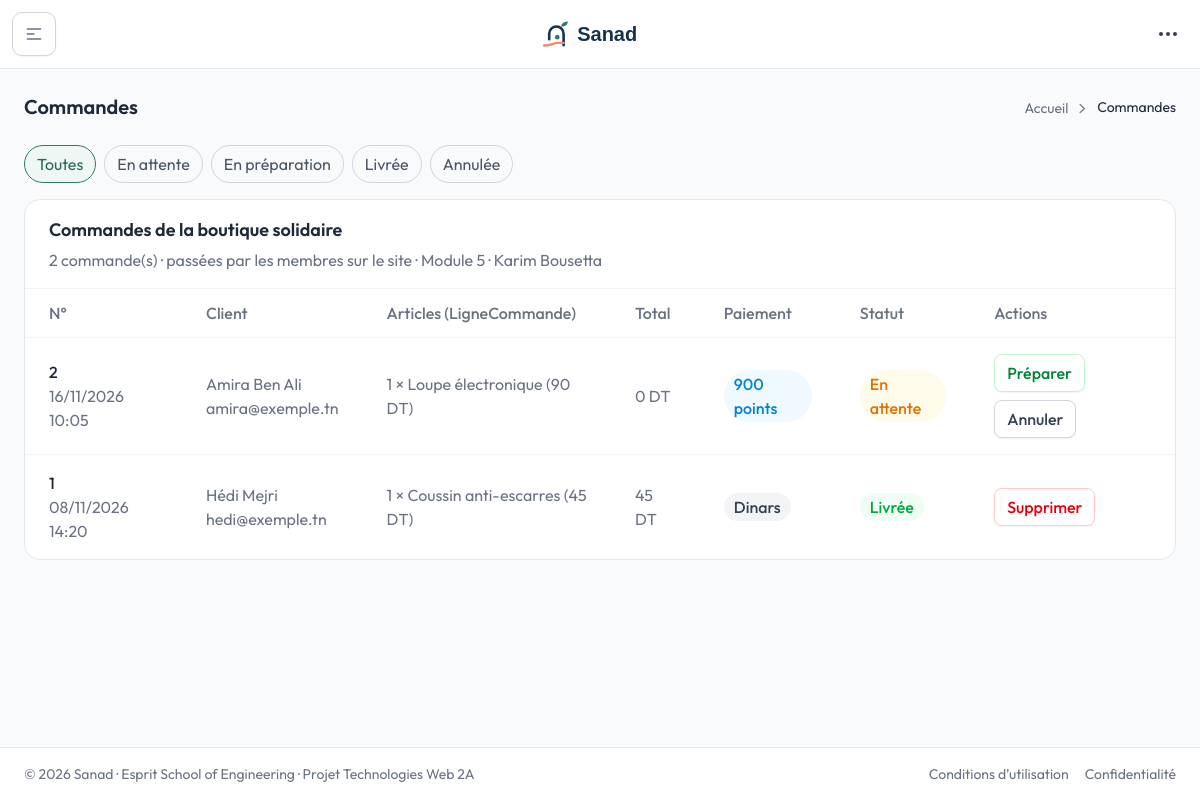
Screenshot of /backoffice/index.php?page=commandes (signed in) with the database file from the repository.
### tables this page shows
CREATE TABLE commande (
  id INT AUTO_INCREMENT PRIMARY KEY,
  dateCommande DATETIME NOT NULL DEFAULT CURRENT_TIMESTAMP,
  montantTotal DECIMAL(10,2) NOT NULL DEFAULT 0,
  pointsUtilises INT NOT NULL DEFAULT 0,
  statut ENUM('en_attente','preparation','livree','annulee') NOT NULL DEFAULT 'en_attente',
  utilisateurId INT NOT NULL,
  CONSTRAINT fk_commande_utilisateur FOREIGN KEY (utilisateurId) REFERENCES utilisateur(id) ON DELETE RESTRICT
);

CREATE TABLE ligneCommande (
  commandeId INT NOT NULL,
  produitId INT NOT NULL,
  quantite INT NOT NULL DEFAULT 1,
  prixUnitaire DECIMAL(10,2) NOT NULL,
  PRIMARY KEY (commandeId, produitId),
  CONSTRAINT fk_ligne_commande FOREIGN KEY (commandeId) REFERENCES commande(id) ON DELETE CASCADE,
  CONSTRAINT fk_ligne_produit FOREIGN KEY (produitId) REFERENCES produit(id) ON DELETE RESTRICT
);

CREATE TABLE produit (
  id INT AUTO_INCREMENT PRIMARY KEY,
  nom VARCHAR(100) NOT NULL,
  description TEXT NOT NULL,
  etat ENUM('Reconditionné','Don') NOT NULL DEFAULT 'Reconditionné',
  prix DECIMAL(10,2) NOT NULL DEFAULT 0,
  stock INT NOT NULL DEFAULT 0,
  poidsKg DECIMAL(10,2) NULL
);

### backoffice/Controllers/Controller.php (called while the page is built, shortened)
<?php
abstract class Controller
{
    protected function render(string $view, array $data = [], ?string $scriptsView = null): void
    {
        $content      = $this->capture(__DIR__ . '/../Views/' . $view . '.php', $data);
        require_once __DIR__ . '/../Views/includes/layout.php';
    }
    protected function capture(string $file, array $data = []): string
    {
        extract($data);
        require $file;
        return (string) ob_get_clean();
    }
}

### backoffice/Controllers/CommandeController.php (called while the page is built, shortened)
<?php
class CommandeController extends Controller
{
    private PDO $db;
    public function __construct()
    {
        $this->db = Database::getConnexion();
    }
    public function index(): void
    {
        $statut = (string) ($_GET['statut'] ?? '');
        if (!array_key_exists($statut, Commande::STATUTS)) {
            $statut = '';
        }
        $sql = 'SELECT c.*, u.prenom, u.nom, u.email FROM commande c INNER JOIN utilisateur u ON u.id = c.utilisateurId';
        $params = [];
        $stmt = $this->db->prepare($sql . ' ORDER BY c.dateCommande DESC');
        $stmt->execute($params);
        $lignes = [];
        $detail = $this->db->prepare('SELECT lc.quantite, lc.prixUnitaire, p.nom FROM ligneCommande lc INNER JOIN produit p ON p.id = lc.produitId WHERE lc.commandeId = :id');
        foreach ($stmt->fetchAll() as $r) {
            $detail->execute(['id' => $r['id']]);
            $lignes[] = ['commande' => Commande::fromArray($r), 'client' => trim($r['prenom'] . ' ' . $r['nom']), 'email' => $r['email'], 'articles' => $detail->fetchAll()];
        }
        $this->render('commandes', ['lignes' => $lignes, 'statut' => $statut, 'csrfToken' => $this->csrf(), 'flash' => AuthController::prendreFlash()]);
    }
}

### backoffice/index.php (called while the page is built, shortened)
<?php
require_once __DIR__ . '/config.php';
require_once __DIR__ . '/Controllers/Controller.php';
require_once __DIR__ . '/Views/includes/helpers.php';
$page = (string) ($_GET['page'] ?? 'dashboard');
[$controller, $action] = $routes[$page];
(new $controller())->$action();

### backoffice/config.php (called while the page is built, shortened)
<?php
class Database
{
    private static ?PDO $pdo = null;
    public static function getConnexion(): PDO
    {
        if (self::$pdo === null) {
            try {
                self::$pdo = new PDO(
                    'mysql:host=' . self::HOST . ';dbname=' . self::DBNAME . ';charset=utf8mb4',
                    self::USER,
                    self::PASSWORD,
                    [
                        PDO::ATTR_ERRMODE            => PDO::ERRMODE_EXCEPTION,
                        PDO::ATTR_DEFAULT_FETCH_MODE => PDO::FETCH_ASSOC,
                        PDO::ATTR_EMULATE_PREPARES   => false,
                    ]
                );
            } catch (PDOException $e) {
                error_log($e->getMessage());
                http_response_code(500);
                die('Erreur : connexion à la base de données impossible. Vérifiez config.php et que MySQL est démarré.');
            }
        }
        return self::$pdo;
    }
}
if (!function_exists('e')) {
    function e($value): string
    {
        return htmlspecialchars((string) ($value ?? ''), ENT_QUOTES, 'UTF-8');
    }
}

### backoffice/Models/Commande.php (called while the page is built, shortened)
<?php
class Commande
{
    private ?int $id = null;
    private ?string $dateCommande = null;
    private ?float $montantTotal = null;
    private ?int $pointsUtilises = null;
    private ?string $statut = null;
    public static function fromArray(array $row): self
    {
        $o = new self();
        foreach ($row as $key => $value) {
            if (property_exists($o, $key) && $value !== null) {
                $o->$key = $value;
            }
        }
        return $o;
    }
    public function getId(): ?int
    {
        return $this->id;
    }
    public function getDateCommande(): ?string
    {
        return $this->dateCommande;
    }
    public function getMontantTotal(): ?float
    {
        return $this->montantTotal;
    }
    public function getPointsUtilises(): ?int
    {
        return $this->pointsUtilises;
    }
    public function getStatut(): ?string
    {
        return $this->statut;
    }
    public function getLibelleStatut(): string
    {
        return self::STATUTS[$this->statut] ?? (string) $this->statut;
    }
    public function estPayeeEnPoints(): bool
    {
        return (int) $this->pointsUtilises > 0;
    }
}

### backoffice/Views/commandes.php (the view, shortened to what this page needs)
<?php
$td = CLASSE_CELLULE;
$suivant = ['en_attente' => ['preparation' => 'Préparer'], 'preparation' => ['livree' => 'Marquer livrée'], 'livree' => [], 'annulee' => []];
?>
<?= filAriane('Commandes') ?>
<div class="mb-4 flex flex-wrap gap-2">
  <?php foreach (['' => 'Toutes'] + Commande::STATUTS as $cle => $libelle): ?>
    <a href="index.php?page=commandes<?= $cle !== '' ? '&amp;statut=' . e($cle) : '' ?>" class="rounded-full border px-3 py-1.5 text-theme-sm <?= $statut === $cle ? 'border-brand-500 bg-brand-50 text-brand-600' : 'border-gray-300 text-gray-600 dark:border-gray-700 dark:text-gray-400' ?>"><?= e($libelle) ?></a>
  <?php endforeach; ?>
</div>
<div class="rounded-2xl border border-gray-200 bg-white dark:border-gray-800 dark:bg-white/3">
  <?= enteteListe('Commandes de la boutique solidaire', count($lignes) . ' commande(s) · passées par les membres sur le site · Module 5 · Karim Bousetta', 'commandes') ?>
  <?= debutTableau(['N°', 'Client', 'Articles (LigneCommande)', 'Total', 'Paiement', 'Statut', 'Actions']) ?>
    <?php foreach ($lignes as $ligne): $c = $ligne['commande']; ?>
      <tr class="transition hover:bg-gray-50/50 dark:hover:bg-white/2">
        <td class="<?= $td ?>"><span class="font-medium text-gray-800 dark:text-white/90"><?= (int) $c->getId() ?></span><br><span class="text-theme-xs"><?= e(dateFr($c->getDateCommande(), true)) ?></span></td>
        <td class="<?= $td ?>"><?= e($ligne['client']) ?><br><span class="text-theme-xs"><?= e($ligne['email']) ?></span></td>
        <td class="<?= $td ?>"><?php foreach ($ligne['articles'] as $a): ?><?= (int) $a['quantite'] ?> × <?= e($a['nom']) ?> <span class="text-theme-xs">(<?= e(nombre((float) $a['prixUnitaire'])) ?> DT)</span><br><?php endforeach; ?></td>
        <td class="<?= $td ?>"><?= e(nombre($c->getMontantTotal())) ?> DT</td>
        <td class="<?= $td ?>"><?= $c->estPayeeEnPoints() ? badge((int) $c->getPointsUtilises() . ' points', 'bleu') : badge('Dinars') ?></td>
        <td class="<?= $td ?>"><?= badge($c->getLibelleStatut(), couleurStatut((string) $c->getStatut())) ?></td>
        <td class="<?= $td ?>"><div class="flex flex-wrap items-center gap-2">
          <?php foreach ($suivant[$c->getStatut()] ?? [] as $s => $libelle): ?><?= boutonAction('index.php?page=commande-statut', (int) $c->getId(), $csrfToken, $libelle, 'succes', '', ['statut' => $s]) ?><?php endforeach; ?>
          <?php if (in_array($c->getStatut(), ['en_attente', 'preparation'], true)): ?><?= boutonAction('index.php?page=commande-statut', (int) $c->getId(), $csrfToken, 'Annuler', 'neutre', 'Annuler la commande ? Le stock et les points seront rendus.', ['statut' => 'annulee']) ?><?php endif; ?>
          <?php if (in_array($c->getStatut(), ['livree', 'annulee'], true)): ?><?= boutonAction('index.php?page=commande-delete', (int) $c->getId(), $csrfToken, 'Supprimer', 'danger', 'Supprimer définitivement cette commande ?') ?><?php endif; ?>
        </div></td>
      </tr>
    <?php endforeach; ?>
  <?= finTableau(count($lignes), 7, 'Aucune commande.') ?>
</div>

### backoffice/Views/includes/helpers.php (shortened to what this page needs)
<?php
function filAriane(string $titre, array $liens = []): string
{
    $fleche = '<svg class="stroke-current" width="17" height="16" viewBox="0 0 17 16" fill="none"><path d="M6.0765 12.667L10.2432 8.50033L6.0765 4.33366" stroke="" stroke-width="1.2" stroke-linecap="round" stroke-linejoin="round" /></svg>';
    $html = '<div class="mb-6 flex flex-wrap items-center justify-between gap-3"><h2 class="text-xl font-semibold text-gray-800 dark:text-white/90">' . e($titre) . '</h2><nav><ol class="flex items-center gap-1.5">';
    $html .= '<li><a class="inline-flex items-center gap-1.5 text-sm text-gray-500 dark:text-gray-400" href="index.php?page=dashboard">Accueil ' . $fleche . '</a></li>';
    return $html . '<li class="text-sm text-gray-800 dark:text-white/90">' . e($titre) . '</li></ol></nav></div>';
}
function badge(string $libelle, string $couleur = 'gris'): string
{
    $c = [
        'vert'   => 'bg-green-50 text-green-600 dark:bg-green-500/15 dark:text-green-500',
        'orange' => 'bg-amber-50 text-amber-600 dark:bg-amber-500/15 dark:text-orange-400',
        'rouge'  => 'bg-red-50 text-red-600 dark:bg-red-500/15 dark:text-red-500',
        'bleu'   => 'bg-sky-50 text-sky-600 dark:bg-sky-500/15 dark:text-sky-500',
        'gris'   => 'bg-gray-100 text-gray-700 dark:bg-white/5 dark:text-white/80',
    ];
    return '<span class="inline-flex rounded-full px-2.5 py-0.5 text-theme-xs font-medium ' . ($c[$couleur] ?? $c['gris']) . '">' . e($libelle) . '</span>';
}
function couleurStatut(string $statut): string
{
    return [
        'valide' => 'vert', 'confirme' => 'vert', 'publie' => 'vert', 'livree' => 'vert', 'actif' => 'vert',
        'en_attente' => 'orange', 'signale' => 'orange', 'preparation' => 'bleu',
        'refuse' => 'rouge', 'annule' => 'rouge', 'annulee' => 'rouge', 'masque' => 'gris',
    ][$statut] ?? 'gris';
}
function boutonAction(string $action, int $id, string $csrf, string $libelle, string $style = 'neutre', string $confirm = '', array $extra = []): string
{
    $styles = [
        'danger' => 'border-red-200 text-red-600 hover:bg-red-50 dark:border-red-500/30 dark:text-red-400',
        'succes' => 'border-green-200 text-green-700 hover:bg-green-50 dark:border-green-500/30 dark:text-green-400',
        'neutre' => 'border-gray-300 text-gray-700 hover:bg-gray-50 dark:border-gray-700 dark:text-gray-300',
    ];
    $html = '<form action="' . e($action) . '" method="post"' . ($confirm !== '' ? ' data-confirm="' . e($confirm) . '"' : '') . '>'
        . '<input type="hidden" name="csrf_token" value="' . e($csrf) . '" /><input type="hidden" name="id" value="' . $id . '" />';
    foreach ($extra as $k => $v) {
        $html .= '<input type="hidden" name="' . e($k) . '" value="' . e((string) $v) . '" />';
    }
    return $html . '<button type="submit" class="inline-flex items-center rounded-lg border bg-white px-3 py-1.5 text-theme-xs font-medium shadow-theme-xs dark:bg-transparent '
        . ($styles[$style] ?? $styles['neutre']) . '">' . e($libelle) . '</button></form>';
}
function enteteListe(string $titre, string $sousTitre, string $page, ?string $q = null, string $lienAjout = '', string $libelleAjout = 'Ajouter'): string
{
    $html = '<div class="flex flex-col gap-4 px-5 py-4 sm:flex-row sm:items-center sm:justify-between sm:px-6"><div>'
        . '<h3 class="text-lg font-semibold text-gray-800 dark:text-white/90">' . e($titre) . '</h3>'
        . '<p class="mt-1 text-theme-sm text-gray-500 dark:text-gray-400">' . e($sousTitre) . '</p></div>'
        . '<div class="flex flex-col gap-3 sm:flex-row sm:items-center">';
    return $html . '</div></div>';
}
function debutTableau(array $colonnes): string
{
    $html = '<div class="max-w-full overflow-x-auto border-t border-gray-100 dark:border-gray-800"><table class="min-w-full"><thead class="border-b border-gray-100 dark:border-white/5"><tr>';
    foreach ($colonnes as $c) {
        $html .= '<th class="px-5 py-3 text-start text-theme-xs font-medium text-gray-500 sm:px-6 dark:text-gray-400">' . e($c) . '</th>';
    }
    return $html . '</tr></thead><tbody class="divide-y divide-gray-100 dark:divide-white/5">';
}
function finTableau(int $nbLignes, int $nbColonnes, string $vide = 'Aucun élément pour le moment.'): string
{
    $html = $nbLignes === 0 ? '<tr><td colspan="' . $nbColonnes . '" class="px-5 py-10 text-center text-theme-sm text-gray-500 sm:px-6 dark:text-gray-400">' . e($vide) . '</td></tr>' : '';
    return $html . '</tbody></table></div>';
}
function nombre(?float $n, int $decimales = 2): string
{
    return rtrim(rtrim(number_format((float) $n, $decimales, ',', ' '), '0'), ',');
}
function dateFr(?string $date, bool $avecHeure = false): string
{
    return date($avecHeure ? 'd/m/Y H:i' : 'd/m/Y', strtotime($date));
}

### rows the page displays
commande: id "2", dateCommande "16/11/2026 10:05", montantTotal "0", statut "Préparer"
lignecommande: quantite "1", produitId.nom "Loupe électronique", prixUnitaire "90"
commande: id "1", dateCommande "08/11/2026 14:20", montantTotal "45"
lignecommande: quantite "1", produitId.nom "Coussin anti-escarres", prixUnitaire "45"

### other values shown
$titre "Commandes"
$libelle "Toutes"
$libelle "En attente"
$libelle "En préparation"
$libelle "Livrée"
$libelle "Annulée"
$titre "Commandes de la boutique solidaire"
$sousTitre "2 commande(s) · passées par les membres sur le site · Module 5 · Karim Bousetta"
$c "N°"
$c "Client"
$c "Articles (LigneCommande)"
$c "Total"
$c "Paiement"
$c "Statut"
$c "Actions"
